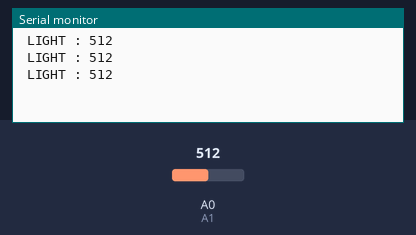
Bench run of a sketch on a simulated Arduino Uno, built with avr-gcc and run on an emulated ATmega328P. Shown: the last lines printed to the serial monitor. The test bench sets the inputs (shaded band); at power-on: A0 (A1) = 512.

Above: at 1.3 s.
1.4 s: A0 (A1) set to 716
At 1.9 s:
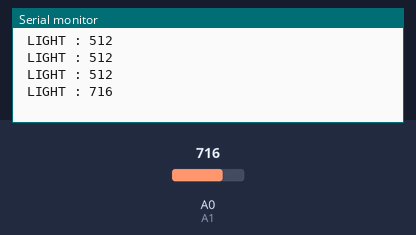
2.9 s: A0 (A1) set to 900
At 3.4 s:
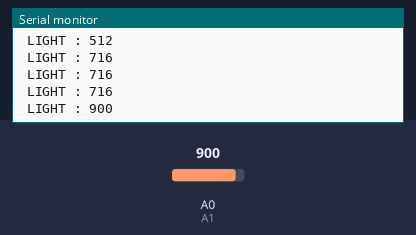
Timing chart, 0 to 5.9 s (numbered marks = the images above; inputs shaded):
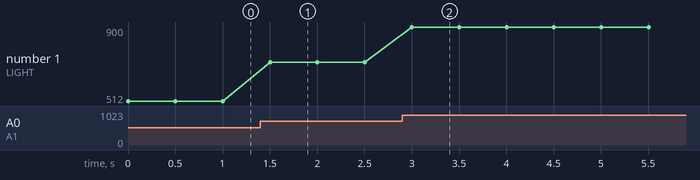

The sketch:

2_home_cds.ino
```cpp
#define A1 14

void setup() {
  Serial.begin(115200);
  pinMode(A1, INPUT);
}

void loop() {
  int value = analogRead(A1);

  Serial.print(" LIGHT : ");
  Serial.println(value);

  delay(500);
}
```

Measured:
- after the input at 1.4 s, the serial monitor: prints a new line after 0.10 s (image 1)
- after the input at 2.9 s, the serial monitor: prints a new line after 0.10 s (image 2)
- plotted number 1: 512 → 716 after the input at 1.4 s, 716 → 900 after the input at 2.9 s
